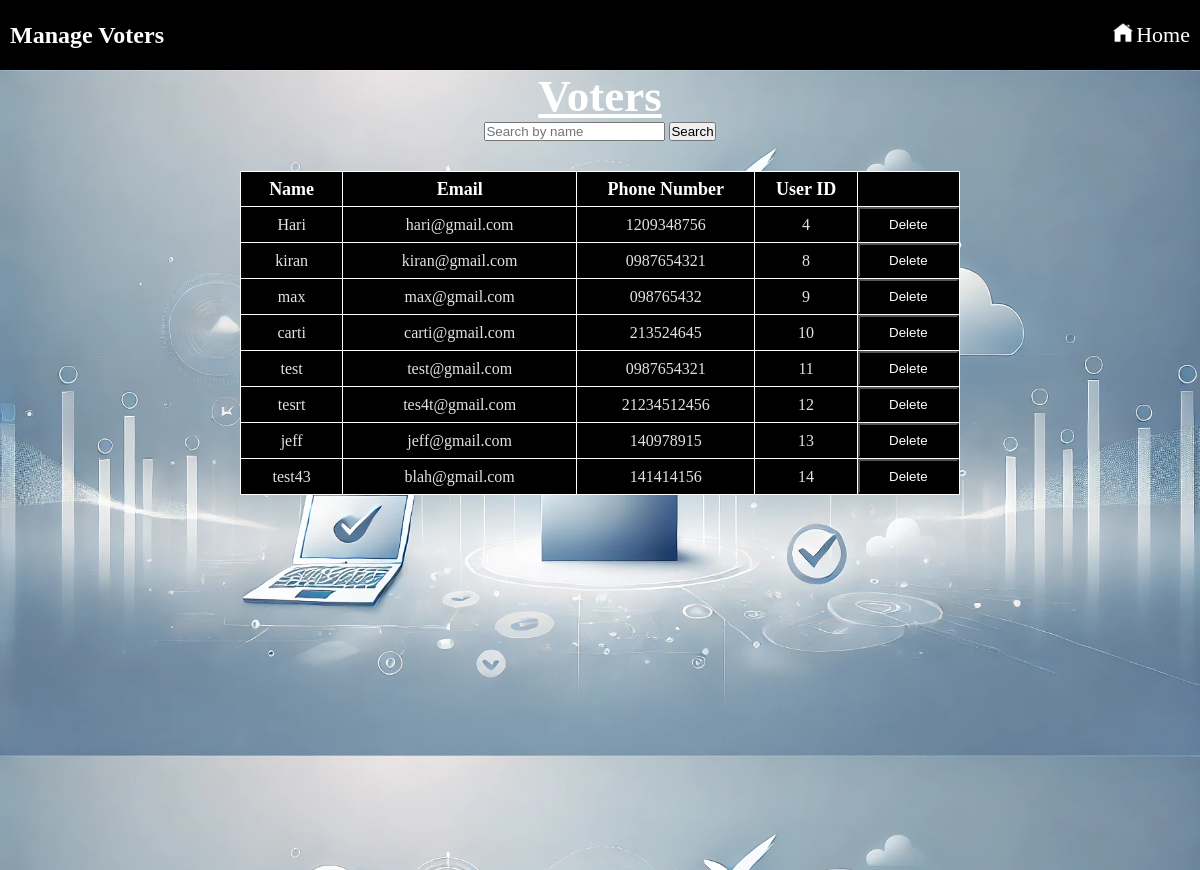
Screenshot of /html/managevoters.php with the database file from the repository.
### tables this page shows
CREATE TABLE `users` (
  `name` varchar(25) NOT NULL,
  `email` varchar(25) NOT NULL,
  `phone` varchar(12) NOT NULL,
  `image` varchar(255) NOT NULL,
  `password` varchar(25) NOT NULL,
  `user_id` int(10) NOT NULL,
  `address` varchar(255) DEFAULT NULL,
  `dob` date DEFAULT NULL,
  `age` int(11) DEFAULT NULL,
  `aadhar_number` varchar(12) DEFAULT NULL
);

### html/managevoters.php (the view, shortened to what this page needs)
<html>
    <head>
        <link rel="stylesheet" href="../css/managevoters.css">
    </head>
    <body>
        <nav class="ManVotersNav">
            <h1 class="ManVotersNavHeading">Manage Voters</h1>
            <div class="ManVotersNavContainer">
                <a href="admindashboard.php"><img class="NavHomeImage" src="../images/home.png" alt="">Home</a>
            </div>
        </nav>
        <div class="ManVotersBodyContainer">
            <h1>Voters</h1>
            <form method="POST">
                <input type="text" name="search_name" placeholder="Search by name">
                <input type="submit" name="search" value="Search">
            </form>
<?php
    require_once 'dbcon.php';
    $sql = "SELECT * FROM `users`";
    $data = mysqli_query($conn, $sql);
    if(mysqli_num_rows($data) > 0){
        echo "<table border=1>";
        echo "<tr>";
        echo "<th>Name</th>";
        echo "<th>Email</th>";
        echo "<th>Phone Number</th>";
        echo "<th>User ID</th>";
        echo "</tr>";
        while($row = mysqli_fetch_assoc($data)){
            $email = $row['email'];
            echo "<tr>";
            echo "<td>".$row['name']."</td>";
            echo "<td>".$row['email']."</td>";
            echo "<td>".$row['phone']."</td>";
            echo "<td>".$row['user_id']."</td>";
            echo "<td>
                        <form method='POST'>
                            <button value='$email' name='userdel' type='submit'>Delete</button>
                        </form>
                    </td>";
            echo "</tr>";
        }
        echo "</table>";
    } else {
        echo "<p>No voters found matching the search criteria.</p>";
    }
?>
        </div>
    </body>
</html>

### css/managevoters.css (style rules this page uses)
* { margin: 0; padding: 0; }
.ManVotersNav { height: 70px; background-color: black; display: flex; justify-content: space-between; align-items: center; flex-direction: row; padding-left: 10px; }
.ManVotersNav h1 { color: white; }
.ManVotersNavContainer { width: 80%; height: 100%; display: flex; justify-content: end; align-items: center; flex-direction: row; padding-right: 10px; }
.ManVotersNavContainer a { color: white; margin-left: 15px; text-decoration: none; font-size: 22px; }
.ManVotersBodyContainer { background-image: url(../images/background2.webp); background-size: 100%; height: 100vh; display: flex; align-items: center; flex-direction: column; color: white; }
.ManVotersBodyContainer h1 { font-size: 45px; text-decoration: underline; }
th { width: 50px; height: 35px; color: white; font-size: large; }
td { width: 50px; height: 35px; color: rgb(226, 226, 226); text-align: center; }
table { width: 60%; height: auto; margin-top: 30px; background-color: black; border-color: white; border-collapse: collapse; }
td button { width: 100%; height: 35px; background-color: black; color: white; text-align: center; }
.NavHomeImage { width: 20px; height: 20px; margin-bottom: -1px; margin-right: 3px; }

### rows the page displays
users: name "Hari", email "hari@gmail.com", phone "1209348756", user_id "4"
users: name "kiran", email "kiran@gmail.com", phone "0987654321", user_id "8"
users: name "max", email "max@gmail.com", phone "098765432", user_id "9"
users: name "carti", email "carti@gmail.com", phone "213524645", user_id "10"
users: name "test", email "test@gmail.com", phone "0987654321", user_id "11"
users: name "tesrt", email "tes4t@gmail.com", phone "21234512456", user_id "12"
users: name "jeff", email "jeff@gmail.com", phone "140978915", user_id "13"
users: name "test43", email "blah@gmail.com", phone "141414156", user_id "14"
